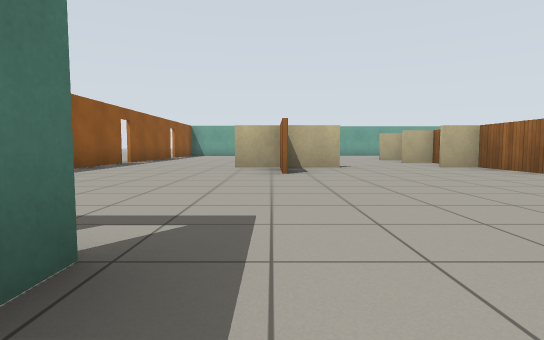
view 1 (above)

18 first-person views from a walk through a Gazebo world. The camera is 0.72 m above the floor, tilts 4° down and sees 80° across. The floor is counted in squares, 2 m on a side. Each view is taken from the middle of a square. On the plan, view 1 faces up. The plan holds only what a view shows up to about 9 squares ahead; the rest is blank. Simple patterns stand in for the simulator's built-in surfaces.

view 2
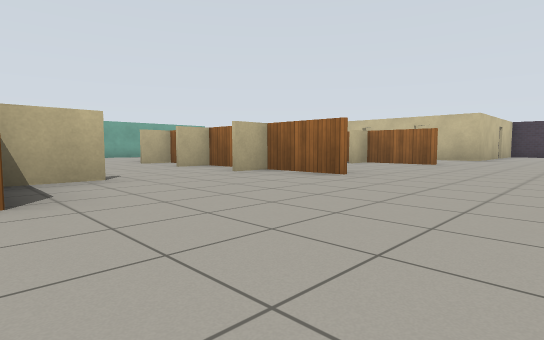

view 3
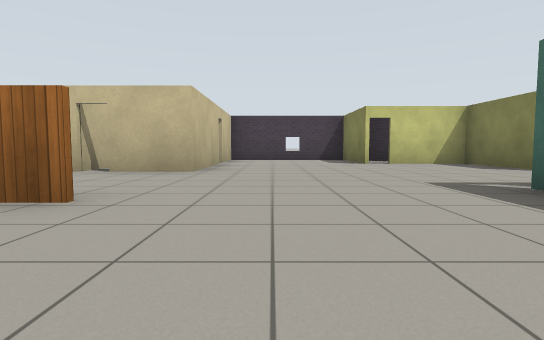

view 4
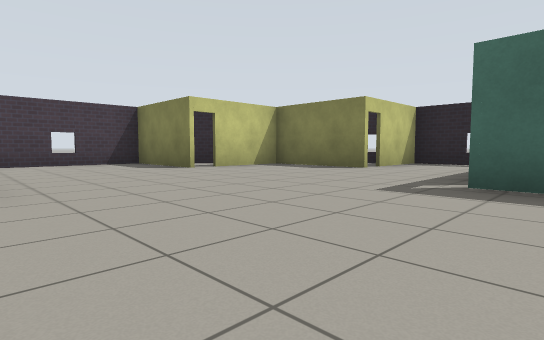

view 5
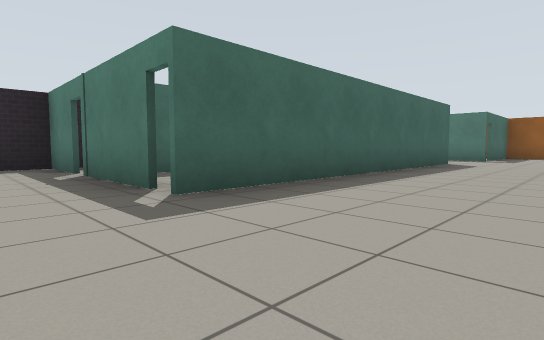

view 6
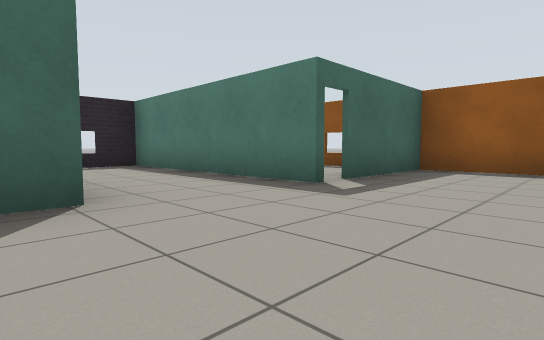

view 7
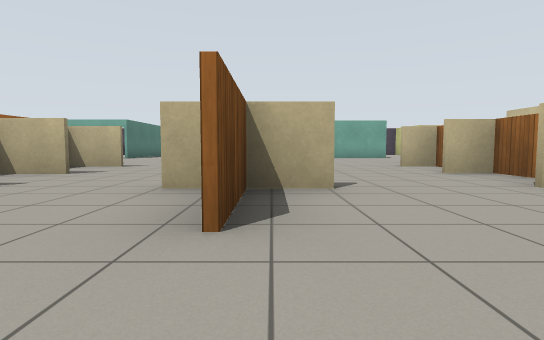

view 8
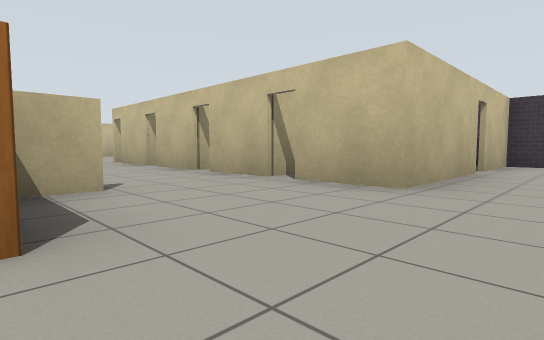

view 9
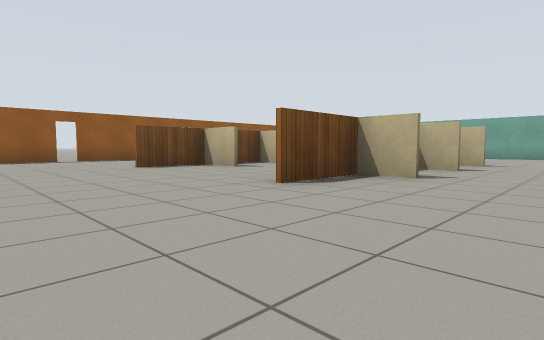

view 10
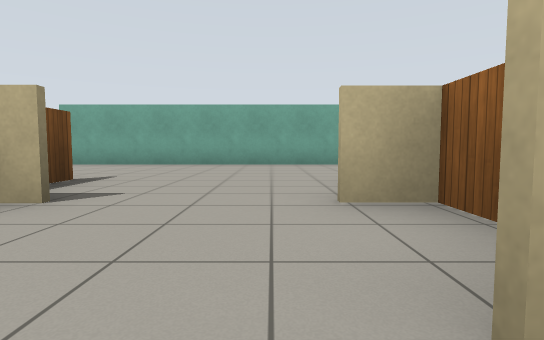

view 11
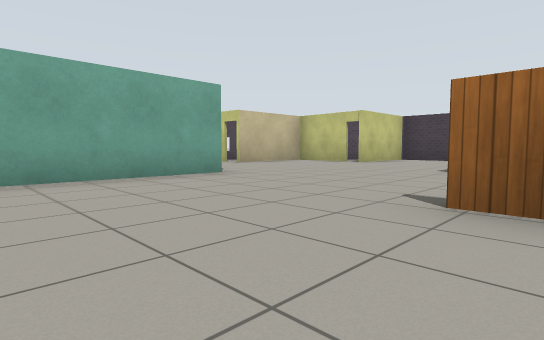

view 12
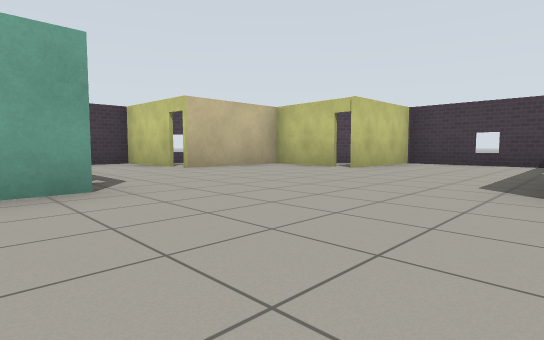

view 13
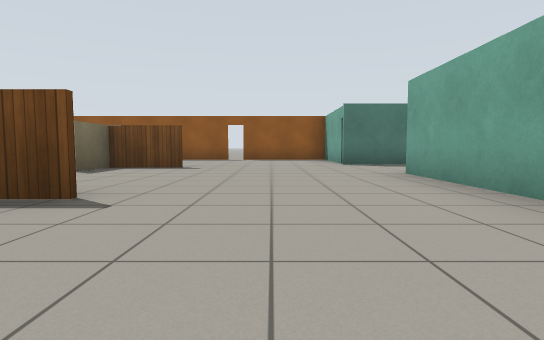

view 14
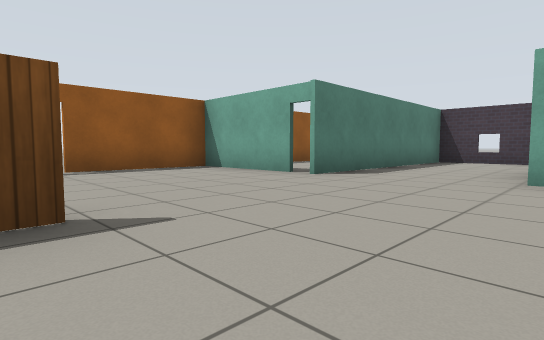

view 15
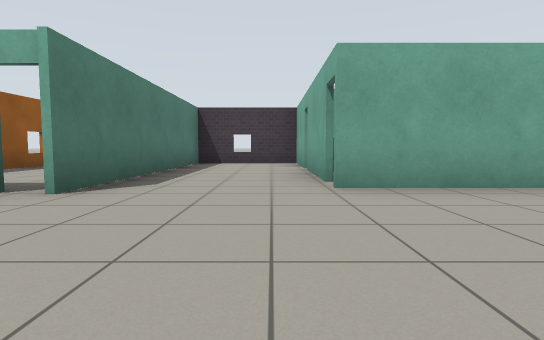

view 16
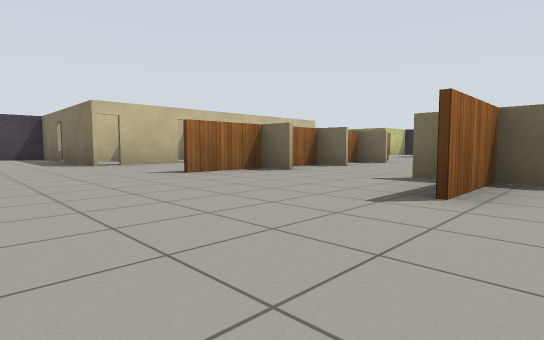

view 17
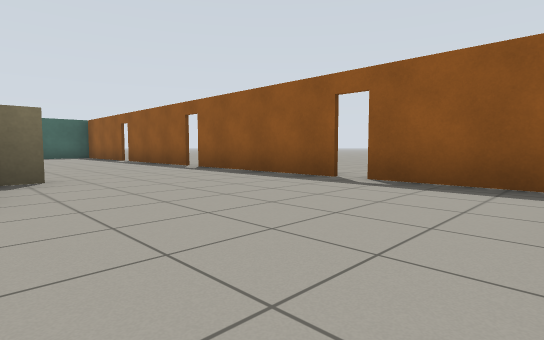

view 18
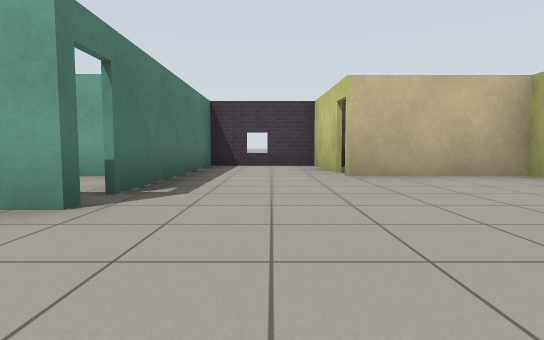

### Floor plan
Points are (right, up) in squares from view 1. A wall is a line through its corners. A room is listed if a view was taken in it or the views show most of it. See-through windows are left out.
Room 1 (views 1, 2, 3, 4, 5, 6, 7, 8, 9)
walls: (3.7, 4.2) (3.7, 8.4); (4.6, 5.8) (3, 5.8); (7.8, 0.4) (7.8, -1.6); (8, 5.8) (6.4, 5.8); (1.4, 0.8) (7.9, 0.8); (4.6, 7.5) (3, 7.5); (1.2, 5.8) (-0.8, 5.8); (9.8, 5.8) (9.8, 7.1); (7.8, -2) (7.8, -3.4); (-0.6, 1.1) (-0.6, -3.4) (0.4, -3.4); (9.9, -1.2) (12.1, -1.2) (12.1, 0.5); (0.2, 7.5) (0.2, 4.4); (7.2, -3.4) (9.8, -3.4) (9.8, -1.8); (1.3, 9.1) (0.1, 9.1); (12, 1) (14.2, 1) (14.3, 4.8); (12.3, 4.2) (9.8, 4.2) (9.8, 5.5); (-3.3, 4) (-3.3, 1) (-1.1, 1); (14.4, 4.2) (12.5, 4.2)
ways out: opening at (-1.5, 5) to room 2; opening at (2, 9) to room 2; opening at (5.5, 5) to room 2; opening at (9, 8) to room 2; open door at (-3.5, 4); open door at (-1, 1); open door at (1, -1.5); open door at (8, -2); open door at (8, 0.5); open door at (10, -1.5); open door at (10, 6.5); open door at (12, 1); open door at (12, 4)
Room 2 (views 10, 11, 12, 13, 14, 15, 16, 17, 18)
walls: (3.8, 10.6) (3.8, 10.1); (3.2, 9.1) (4.6, 9.1); (3.7, 8.4) (3.7, 10.6); (6.4, 9.1) (7.1, 9.1); (0.2, 10.5) (0.2, 9); (1.6, 14.3) (1.6, 16.1); (7.9, 13.8) (1.5, 13.8); (3.8, 5.9) (3.8, 4.2); (-0.8, 9.1) (1.2, 9.1); (-1.1, 13.5) (-3.3, 13.5) (-3.3, 11.1); (9.7, 11) (12.1, 11); (1.6, 16.5) (1.6, 18.3) (-0.6, 18.3) (-0.6, 13.4); (9.8, 9.1) (9.8, 10.6); (9.8, 7.4) (9.8, 8.9); (-3.3, 10.8) (-3.3, 7.6); (7.1, 4.3) (7.1, 10.6); (0.1, 4.4) (0.1, 5.6); (9.8, 16.5) (9.8, 18.3) (7.8, 18.3) (7.8, 14.4); (-3.3, 7.3) (-3.3, 4.3); (12.5, 11) (13.9, 11); (12.1, 14.4) (12.1, 16.1) (9.9, 16.1); (10.8, 17.5) (10.2, 18.1); (14.3, 11.5) (14.3, 14) (12.1, 14)
ways out: opening at (-1.5, 5) to room 1; opening at (2, 9) to room 1; opening at (5.5, 5) to room 1; opening at (9, 8) to room 1; open door at (-3, 7.5); open door at (-3, 11); open door at (-1, 14); open door at (2, 14); open door at (2, 16); open door at (8, 14); open door at (10, 9); open door at (10, 11); open door at (10, 16); open door at (12, 11); open door at (12, 14)

Where each view was taken, in squares from view 1:
view 1: 0 up, 0 right, facing up
view 2: 2 up, 0 right, facing up-right
view 3: 3 up, 5 right, facing right
view 4: 4 up, 7 right, facing down-right
view 5: 3 up, 9 right, facing down-left
view 6: 3 up, 2 right, facing down-left
view 7: 3 up, 4 right, facing up
view 8: 3 up, 7 right, facing up-right
view 9: 2 up, 6 right, facing up-left
view 10: 7 up, 6 right, facing up
view 11: 10 up, 5 right, facing up-right
view 12: 11 up, 7 right, facing up-right
view 13: 12 up, 6 right, facing left
view 14: 10 up, 2 right, facing up-left
view 15: 11 up, 1 right, facing up
view 16: 13 up, 3 right, facing down-right
view 17: 13 up, 0 right, facing down-left
view 18: 12 up, 9 right, facing up
